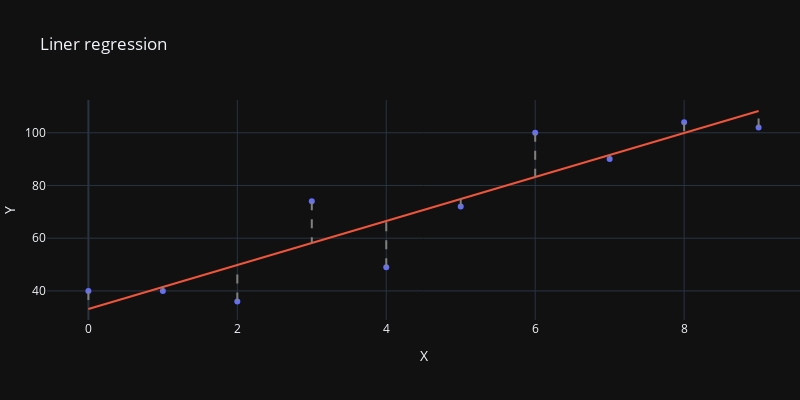

Write notebook code for a chart like this one.
### Code cell
# first order polynomial - simple linear regression
coeff = np.polyfit(x=x, y=y, deg=1)
y_pred = (coeff[0] * x**1) + coeff[1]
linear_plot(x, y, y_pred).show()

### Figure 1 — Plotly figure (JSON) as saved in the notebook; plotly's stock layout.template omitted (floating-point values rounded to 4 significant figures)
{"data": [{"mode": "markers", "type": "scatter", "x": [0, 1, 2, 3, 4, 5, 6, 7, 8, 9], "y": [40, 40, 36, 74, 49, 72, 100, 90, 104, 102]}, {"mode": "lines", "type": "scatter", "x": [0, 1, 2, 3, 4, 5, 6, 7, 8, 9], "y": [33.15, 41.49, 49.84, 58.18, 66.53, 74.87, 83.22, 91.56, 99.91, 108.3]}, {"line": {"color": "gray", "dash": "dash"}, "mode": "lines", "type": "scatter", "x": [0, 0], "y": [40, 33.15]}, {"line": {"color": "gray", "dash": "dash"}, "mode": "lines", "type": "scatter", "x": [1, 1], "y": [40, 41.49]}, {"line": {"color": "gray", "dash": "dash"}, "mode": "lines", "type": "scatter", "x": [2, 2], "y": [36, 49.84]}, {"line": {"color": "gray", "dash": "dash"}, "mode": "lines", "type": "scatter", "x": [3, 3], "y": [74, 58.18]}, {"line": {"color": "gray", "dash": "dash"}, "mode": "lines", "type": "scatter", "x": [4, 4], "y": [49, 66.53]}, {"line": {"color": "gray", "dash": "dash"}, "mode": "lines", "type": "scatter", "x": [5, 5], "y": [72, 74.87]}, {"line": {"color": "gray", "dash": "dash"}, "mode": "lines", "type": "scatter", "x": [6, 6], "y": [100, 83.22]}, {"line": {"color": "gray", "dash": "dash"}, "mode": "lines", "type": "scatter", "x": [7, 7], "y": [90, 91.56]}, {"line": {"color": "gray", "dash": "dash"}, "mode": "lines", "type": "scatter", "x": [8, 8], "y": [104, 99.91]}, {"line": {"color": "gray", "dash": "dash"}, "mode": "lines", "type": "scatter", "x": [9, 9], "y": [102, 108.3]}], "layout": {"autosize": false, "height": 400, "margin": {"l": 0, "r": 0}, "showlegend": false, "title": {"text": "Liner regression"}, "width": 800, "xaxis": {"title": {"text": "X"}}, "yaxis": {"title": {"text": "Y"}}}}
